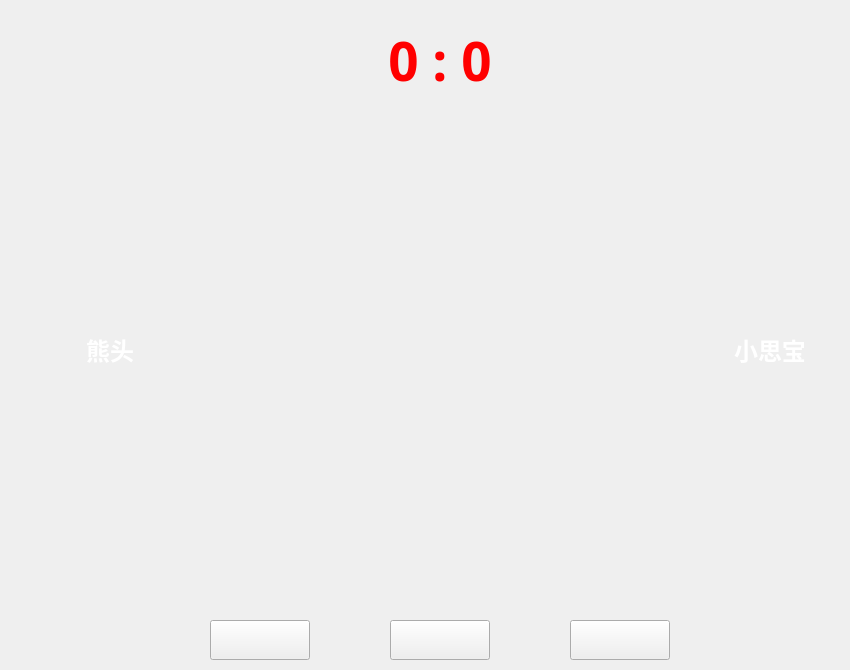
<?xml version="1.0" encoding="UTF-8"?>
<ui version="4.0">
 <class>MainWindow</class>
 <widget class="QWidget" name="MainWindow">
  <property name="geometry">
   <rect>
    <x>0</x>
    <y>0</y>
    <width>850</width>
    <height>670</height>
   </rect>
  </property>
  <property name="windowTitle">
   <string>MainWindow</string>
  </property>
  <property name="styleSheet">
   <string notr="true">QWidget#MainWindow
{
	border-image: url(:/images/background.png);
}</string>
  </property>
  <widget class="QWidget" name="widget" native="true">
   <property name="geometry">
    <rect>
     <x>0</x>
     <y>0</y>
     <width>850</width>
     <height>670</height>
    </rect>
   </property>
   <property name="styleSheet">
    <string notr="true">QWidget#widget
{	
	border-image: url(:/images/background.png);
}</string>
   </property>
   <widget class="QLabel" name="Label6">
    <property name="geometry">
     <rect>
      <x>730</x>
      <y>400</y>
      <width>80</width>
      <height>80</height>
     </rect>
    </property>
    <property name="text">
     <string/>
    </property>
    <property name="pixmap">
     <pixmap resource="main.qrc">:/images/whitebox.png</pixmap>
    </property>
    <property name="scaledContents">
     <bool>true</bool>
    </property>
   </widget>
   <widget class="QLabel" name="Label2">
    <property name="geometry">
     <rect>
      <x>70</x>
      <y>330</y>
      <width>80</width>
      <height>40</height>
     </rect>
    </property>
    <property name="font">
     <font>
      <family>Microsoft YaHei</family>
      <pointsize>18</pointsize>
      <weight>75</weight>
      <bold>true</bold>
     </font>
    </property>
    <property name="styleSheet">
     <string notr="true">color: rgb(255, 255, 255);</string>
    </property>
    <property name="text">
     <string>熊头</string>
    </property>
    <property name="alignment">
     <set>Qt::AlignCenter</set>
    </property>
   </widget>
   <widget class="QLabel" name="Label4">
    <property name="geometry">
     <rect>
      <x>730</x>
      <y>330</y>
      <width>80</width>
      <height>40</height>
     </rect>
    </property>
    <property name="font">
     <font>
      <family>Microsoft YaHei</family>
      <pointsize>18</pointsize>
      <weight>75</weight>
      <bold>true</bold>
     </font>
    </property>
    <property name="styleSheet">
     <string notr="true">color: rgb(255, 255, 255);</string>
    </property>
    <property name="text">
     <string>小思宝</string>
    </property>
    <property name="alignment">
     <set>Qt::AlignCenter</set>
    </property>
   </widget>
   <widget class="QLabel" name="Label1">
    <property name="geometry">
     <rect>
      <x>50</x>
      <y>190</y>
      <width>120</width>
      <height>120</height>
     </rect>
    </property>
    <property name="text">
     <string/>
    </property>
    <property name="pixmap">
     <pixmap resource="main.qrc">:/images/photo1.png</pixmap>
    </property>
    <property name="scaledContents">
     <bool>true</bool>
    </property>
   </widget>
   <widget class="QLabel" name="Label5">
    <property name="geometry">
     <rect>
      <x>70</x>
      <y>400</y>
      <width>80</width>
      <height>80</height>
     </rect>
    </property>
    <property name="text">
     <string/>
    </property>
    <property name="pixmap">
     <pixmap resource="main.qrc">:/images/blackbox.png</pixmap>
    </property>
    <property name="scaledContents">
     <bool>true</bool>
    </property>
   </widget>
   <widget class="ChessBoard" name="ChessBoardWidget" native="true">
    <property name="geometry">
     <rect>
      <x>200</x>
      <y>110</y>
      <width>480</width>
      <height>480</height>
     </rect>
    </property>
   </widget>
   <widget class="QLabel" name="ScoreLabel">
    <property name="geometry">
     <rect>
      <x>200</x>
      <y>30</y>
      <width>480</width>
      <height>60</height>
     </rect>
    </property>
    <property name="font">
     <font>
      <family>Microsoft YaHei</family>
      <pointsize>40</pointsize>
      <weight>75</weight>
      <bold>true</bold>
     </font>
    </property>
    <property name="styleSheet">
     <string notr="true">color: rgb(255, 0, 0);</string>
    </property>
    <property name="text">
     <string>0 : 0</string>
    </property>
    <property name="alignment">
     <set>Qt::AlignCenter</set>
    </property>
   </widget>
   <widget class="QLabel" name="Label3">
    <property name="geometry">
     <rect>
      <x>710</x>
      <y>190</y>
      <width>120</width>
      <height>120</height>
     </rect>
    </property>
    <property name="text">
     <string/>
    </property>
    <property name="pixmap">
     <pixmap resource="main.qrc">:/images/photo2.png</pixmap>
    </property>
    <property name="scaledContents">
     <bool>true</bool>
    </property>
   </widget>
   <widget class="QWidget" name="widget_2" native="true">
    <property name="geometry">
     <rect>
      <x>200</x>
      <y>610</y>
      <width>480</width>
      <height>60</height>
     </rect>
    </property>
    <widget class="QPushButton" name="PushButton3">
     <property name="geometry">
      <rect>
       <x>370</x>
       <y>10</y>
       <width>100</width>
       <height>40</height>
      </rect>
     </property>
     <property name="styleSheet">
      <string notr="true">QPushButton
{
	border-image: url(:/images/button3.png);
}
QPushButton::hover
{	
	border-image: url(:/images/button7.png);
}</string>
     </property>
     <property name="text">
      <string/>
     </property>
     <property name="iconSize">
      <size>
       <width>150</width>
       <height>150</height>
      </size>
     </property>
    </widget>
    <widget class="QPushButton" name="PushButton2">
     <property name="geometry">
      <rect>
       <x>190</x>
       <y>10</y>
       <width>100</width>
       <height>40</height>
      </rect>
     </property>
     <property name="styleSheet">
      <string notr="true">QPushButton
{
	border-image: url(:/images/button2.png);
}
QPushButton::hover
{	
	border-image: url(:/images/button6.png);
}</string>
     </property>
     <property name="text">
      <string/>
     </property>
     <property name="iconSize">
      <size>
       <width>150</width>
       <height>150</height>
      </size>
     </property>
    </widget>
    <widget class="QPushButton" name="PushButton1">
     <property name="geometry">
      <rect>
       <x>10</x>
       <y>10</y>
       <width>100</width>
       <height>40</height>
      </rect>
     </property>
     <property name="styleSheet">
      <string notr="true">QPushButton
{
	border-image: url(:/images/button1.png);
}
QPushButton::hover
{	
	border-image: url(:/images/button5.png);
}</string>
     </property>
     <property name="text">
      <string/>
     </property>
     <property name="iconSize">
      <size>
       <width>0</width>
       <height>0</height>
      </size>
     </property>
    </widget>
   </widget>
  </widget>
 </widget>
 <customwidgets>
  <customwidget>
   <class>ChessBoard</class>
   <extends>QWidget</extends>
   <header location="global">chessboard.h</header>
   <container>1</container>
  </customwidget>
 </customwidgets>
 <resources>
  <include location="main.qrc"/>
 </resources>
 <connections/>
</ui>
